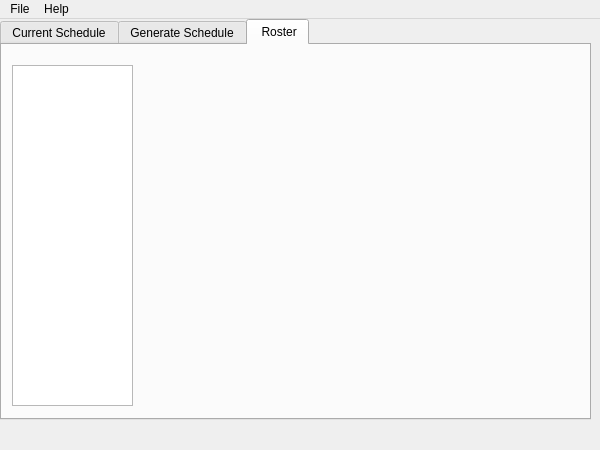
<?xml version="1.0" encoding="UTF-8"?>
<ui version="4.0">
 <class>MainWindow</class>
 <widget class="QMainWindow" name="MainWindow">
  <property name="geometry">
   <rect>
    <x>0</x>
    <y>0</y>
    <width>600</width>
    <height>450</height>
   </rect>
  </property>
  <property name="sizePolicy">
   <sizepolicy hsizetype="Fixed" vsizetype="Fixed">
    <horstretch>0</horstretch>
    <verstretch>0</verstretch>
   </sizepolicy>
  </property>
  <property name="minimumSize">
   <size>
    <width>600</width>
    <height>450</height>
   </size>
  </property>
  <property name="maximumSize">
   <size>
    <width>600</width>
    <height>450</height>
   </size>
  </property>
  <property name="windowTitle">
   <string>MainWindow</string>
  </property>
  <widget class="QWidget" name="centralwidget">
   <property name="sizePolicy">
    <sizepolicy hsizetype="Fixed" vsizetype="Fixed">
     <horstretch>0</horstretch>
     <verstretch>0</verstretch>
    </sizepolicy>
   </property>
   <widget class="QTabWidget" name="tabWidget">
    <property name="geometry">
     <rect>
      <x>0</x>
      <y>0</y>
      <width>591</width>
      <height>401</height>
     </rect>
    </property>
    <property name="tabShape">
     <enum>QTabWidget::Rounded</enum>
    </property>
    <property name="currentIndex">
     <number>2</number>
    </property>
    <widget class="QWidget" name="cur_sched">
     <attribute name="title">
      <string>Current Schedule</string>
     </attribute>
    </widget>
    <widget class="QWidget" name="gen_sched">
     <attribute name="title">
      <string>Generate Schedule</string>
     </attribute>
    </widget>
    <widget class="QWidget" name="roster">
     <attribute name="title">
      <string> Roster</string>
     </attribute>
     <widget class="QListWidget" name="listWidget">
      <property name="geometry">
       <rect>
        <x>10</x>
        <y>20</y>
        <width>121</width>
        <height>341</height>
       </rect>
      </property>
      <property name="sortingEnabled">
       <bool>true</bool>
      </property>
     </widget>
    </widget>
   </widget>
  </widget>
  <widget class="QStatusBar" name="statusbar">
   <property name="sizeGripEnabled">
    <bool>false</bool>
   </property>
  </widget>
  <widget class="QMenuBar" name="menubar">
   <property name="geometry">
    <rect>
     <x>0</x>
     <y>0</y>
     <width>600</width>
     <height>21</height>
    </rect>
   </property>
   <widget class="QMenu" name="menuFile">
    <property name="title">
     <string>File</string>
    </property>
    <widget class="QMenu" name="menuLoad">
     <property name="title">
      <string>Load...</string>
     </property>
     <addaction name="actionSchedule"/>
     <addaction name="actionRoster"/>
    </widget>
    <widget class="QMenu" name="menuExport">
     <property name="title">
      <string>Export...</string>
     </property>
     <addaction name="actionSchedule_2"/>
     <addaction name="actionRoster_2"/>
    </widget>
    <addaction name="menuLoad"/>
    <addaction name="menuExport"/>
    <addaction name="separator"/>
    <addaction name="actionQuit"/>
   </widget>
   <widget class="QMenu" name="menuHelp">
    <property name="title">
     <string>Help</string>
    </property>
    <addaction name="actionAbout_2"/>
    <addaction name="actionDon_t_Click_Here"/>
    <addaction name="actionAuthor"/>
   </widget>
   <addaction name="menuFile"/>
   <addaction name="menuHelp"/>
  </widget>
  <action name="actionOPs_Blocking_Tool">
   <property name="text">
    <string>OPs Blocking Tool</string>
   </property>
  </action>
  <action name="actionAbout_2">
   <property name="text">
    <string>About</string>
   </property>
  </action>
  <action name="actionSchedule">
   <property name="text">
    <string>Schedule</string>
   </property>
  </action>
  <action name="actionRoster">
   <property name="text">
    <string>Roster</string>
   </property>
  </action>
  <action name="actionSchedule_2">
   <property name="text">
    <string>Schedule</string>
   </property>
  </action>
  <action name="actionRoster_2">
   <property name="text">
    <string>Roster</string>
   </property>
  </action>
  <action name="actionQuit">
   <property name="text">
    <string>Quit</string>
   </property>
  </action>
  <action name="actionDon_t_Click_Here">
   <property name="text">
    <string>Don't Click Here</string>
   </property>
  </action>
  <action name="actionAuthor">
   <property name="text">
    <string>Author</string>
   </property>
  </action>
 </widget>
 <resources/>
 <connections/>
</ui>
